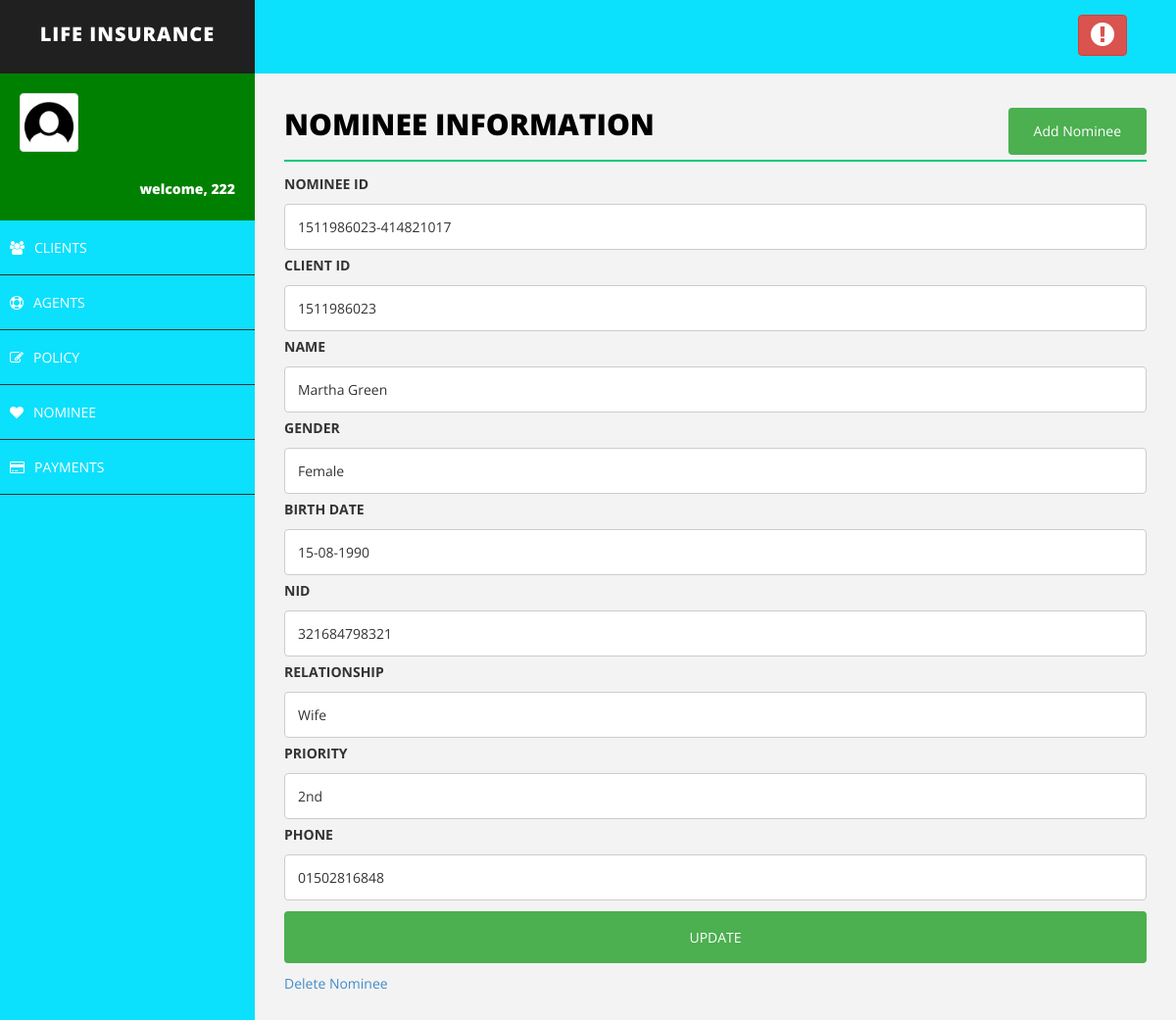
Page /editNominee.php?nominee_id=1511986023-414821017 (signed in) on the committed database.
### tables this page shows
CREATE TABLE IF NOT EXISTS `nominee` (
  `nominee_id` varchar(200) NOT NULL,
  `client_id` varchar(100) NOT NULL,
  `name` varchar(50) NOT NULL,
  `sex` varchar(20) NOT NULL,
  `birth_date` varchar(50) NOT NULL,
  `nid` varchar(50) NOT NULL,
  `relationship` varchar(20) NOT NULL,
  `priority` varchar(20) NOT NULL,
  `phone` varchar(50) NOT NULL
);

### editNominee.php (the view, shortened to what this page needs)
<!DOCTYPE html>
<html>
<head>
    <link href="assets/css/bootstrap.css" rel="stylesheet" />
    <link href="assets/css/font-awesome.css" rel="stylesheet" />
    <link href="assets/css/basic.css" rel="stylesheet" />
    <link href="assets/css/custom.css" rel="stylesheet" />
</head>
<body>
<?php include 'header.php';
?>
        <div id="page-wrapper">
                <div class="row">
                    <div class="col-md-12">
                        <h1 class="page-head-line">Nominee Information
						<button class="btn" align="center">
						<a href="addNominee.php" class="btn">Add Nominee</a>
						</button>
						</h1>
                    </div>
                </div>
<?php
   include'connection.php';
	if($_SERVER["REQUEST_METHOD"] == "GET"){
		$nominee_id = $_GET["nominee_id"];
	}
	$sql = "SELECT * from nominee where nominee_id='$nominee_id'";
	$result = $conn->query($sql);
	echo "<div>\n";
	  echo '<form action="updateNominee.php" method="post">';
	while($row = $result->fetch_assoc()) {
		echo "<label for=\"fname\">NOMINEE ID</label>";
	    echo "<input type=\"text\" nominee_id=\"fname\" name=\"nominee_id\" placeholder=\"nominee id..\" value=\"$row[nominee_id]\">";
		echo "<label for=\"fname\">CLIENT ID</label>";
	    echo "<input type=\"text\" nominee_id=\"fname\" name=\"client_id\" placeholder=\"client id..\" value=\"$row[client_id]\">";
		echo "<label for=\"fname\">NAME</label>";
	    echo "<input type=\"text\" nominee_id=\"fname\" name=\"name\" placeholder=\"nominees Name..\" value=\"$row[name]\">";
		echo "<label for=\"fname\">GENDER</label>";
		echo "<input type=\"text\" nominee_id=\"fname\" name=\"sex\" placeholder=\"nominees gender..\" value=\"$row[sex]\">";
		echo "<label for=\"fname\">BIRTH DATE</label>";
		echo "<input type=\"text\" nominee_id=\"fname\" name=\"birth_date\" placeholder=\"nominees Birth Date..\" value=\"$row[birth_date]\">";
		echo "<label for=\"fname\">NID</label>";
		echo "<input type=\"text\" nominee_id=\"fname\" name=\"nid\" placeholder=\"nominees NID..\" value=\"$row[nid]\">";
		echo "<label for=\"fname\">RELATIONSHIP</label>";
		echo "<input type=\"text\" nominee_id=\"fname\" name=\"relationship\" placeholder=\"Relationship With Client..\" value=\"$row[relationship]\">";
		echo "<label for=\"fname\">PRIORITY</label>";
		echo "<input type=\"text\" nominee_id=\"fname\" name=\"priority\" placeholder=\"Priority..\" value=\"$row[priority]\">";
		echo "<label for=\"fname\">PHONE</label>";
		echo "<input type=\"text\" nominee_id=\"fname\" name=\"phone\" placeholder=\"nominees Phone..\" value=\"$row[phone]\">";
    }
	echo "<input type=\"submit\" value=\"UPDATE\">";
	echo "</form>\n";
	echo "<a href='deleteNominee.php?nominee_id=".$nominee_id."'>Delete Nominee</a>";
echo "</div>\n";
?>
        </div>
    </div>
</body>
</html>

### assets/css/basic.css (style rules this page uses)
body { font-family: 'Open Sans', sans-serif; line-height:25px; }
#page-wrapper { padding: 15px 15px; min-height: 600px; background: #F3F3F3; }
.page-head-line { font-size: 30px; text-transform: uppercase; color: #000; font-weight: 800; padding-bottom: 20px; border-bottom: 2px solid #00CA79; margin-bottom: 10px; }
@media (min-width:768px) { #page-wrapper { margin: 0 0 0 260px; padding: 15px 30px; min-height: 1200px; } }

### editNominee.php (style rules this page uses)
input[type=text], select { width: 100%; padding: 10px 13px; margin: 3px 0; display: inline-block; border: 1px solid #ccc; border-radius: 4px; box-sizing: border-box; }
input[type=submit] { width: 100%; background-color: #4CAF50; color: white; padding: 14px 20px; margin: 8px 0; border: none; border-radius: 4px; cursor: pointer; }
.btn { background-color: #4CAF50; float: right; color:white; text-decoration:none; }

### rows in the picture
nominee: nominee_id "1511986023-414821017", client_id "1511986023", name "Martha Green", sex "Female", birth_date "15-08-1990", nid "321684798321", relationship "Wife", priority "2nd", phone "01502816848"

### other values in the picture
$_SESSION["username"] "222"
